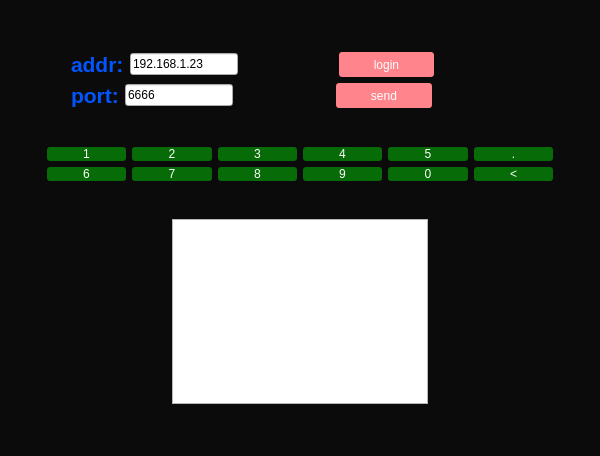
<?xml version="1.0" encoding="UTF-8"?>
<ui version="4.0">
 <class>two</class>
 <widget class="QWidget" name="two">
  <property name="geometry">
   <rect>
    <x>0</x>
    <y>0</y>
    <width>600</width>
    <height>456</height>
   </rect>
  </property>
  <property name="windowTitle">
   <string>Form</string>
  </property>
  <property name="styleSheet">
   <string notr="true">#two {
	background-color: rgb(11, 11, 11);
} 
#two * { 
border-image:url();
 background-color: rgb();
}
</string>
  </property>
  <layout class="QGridLayout" name="gridLayout_2">
   <item row="0" column="0">
    <widget class="QWidget" name="widget" native="true">
     <property name="styleSheet">
      <string notr="true">

#widget { 
	border-image: url(:/new/prefix1/Sample Pictures/Penguins.jpg);
} 
#widget * { 
border-image:url(); 
}

</string>
     </property>
     <layout class="QGridLayout" name="gridLayout">
      <item row="0" column="0">
       <layout class="QVBoxLayout" name="verticalLayout_3">
        <item>
         <spacer name="verticalSpacer_4">
          <property name="orientation">
           <enum>Qt::Vertical</enum>
          </property>
          <property name="sizeHint" stdset="0">
           <size>
            <width>20</width>
            <height>40</height>
           </size>
          </property>
         </spacer>
        </item>
        <item>
         <layout class="QHBoxLayout" name="horizontalLayout_5" stretch="1,9,1">
          <item>
           <spacer name="horizontalSpacer_5">
            <property name="orientation">
             <enum>Qt::Horizontal</enum>
            </property>
            <property name="sizeHint" stdset="0">
             <size>
              <width>40</width>
              <height>20</height>
             </size>
            </property>
           </spacer>
          </item>
          <item>
           <layout class="QVBoxLayout" name="verticalLayout">
            <item>
             <layout class="QHBoxLayout" name="horizontalLayout">
              <item>
               <widget class="QLabel" name="label">
                <property name="text">
                 <string>&lt;!DOCTYPE HTML PUBLIC &quot;-//W3C//DTD HTML 4.0//EN&quot; &quot;http://www.w3.org/TR/REC-html40/strict.dtd&quot;&gt;
&lt;html&gt;&lt;head&gt;&lt;meta name=&quot;qrichtext&quot; content=&quot;1&quot; /&gt;&lt;style type=&quot;text/css&quot;&gt;
p, li { white-space: pre-wrap; }
&lt;/style&gt;&lt;/head&gt;&lt;body style=&quot; font-family:'Sans'; font-size:10pt; font-weight:400; font-style:normal;&quot;&gt;
&lt;table border=&quot;0&quot; style=&quot;-qt-table-type: root; margin-top:4px; margin-bottom:4px; margin-left:4px; margin-right:4px;&quot;&gt;
&lt;tr&gt;
&lt;td style=&quot;border: none;&quot;&gt;
&lt;p style=&quot; margin-top:0px; margin-bottom:0px; margin-left:0px; margin-right:0px; -qt-block-indent:0; text-indent:0px;&quot;&gt;&lt;span style=&quot; font-size:16pt; font-weight:600; color:#0055ff;&quot;&gt;addr:&lt;/span&gt;&lt;/p&gt;&lt;/td&gt;&lt;/tr&gt;&lt;/table&gt;&lt;/body&gt;&lt;/html&gt;</string>
                </property>
               </widget>
              </item>
              <item>
               <widget class="QLineEdit" name="addr_lineEdit">
                <property name="text">
                 <string>192.168.1.23</string>
                </property>
               </widget>
              </item>
              <item>
               <spacer name="horizontalSpacer">
                <property name="orientation">
                 <enum>Qt::Horizontal</enum>
                </property>
                <property name="sizeHint" stdset="0">
                 <size>
                  <width>40</width>
                  <height>20</height>
                 </size>
                </property>
               </spacer>
              </item>
              <item>
               <widget class="QPushButton" name="login">
                <property name="sizePolicy">
                 <sizepolicy hsizetype="MinimumExpanding" vsizetype="MinimumExpanding">
                  <horstretch>0</horstretch>
                  <verstretch>0</verstretch>
                 </sizepolicy>
                </property>
                <property name="focusPolicy">
                 <enum>Qt::NoFocus</enum>
                </property>
                <property name="styleSheet">
                 <string notr="true">QPushButton { background-color: rgb(255, 132, 139); border-radius: 3px;  color: rgb(255, 255, 255);} 
QPushButton:hover { background-color: rgb(245, 69, 234); }</string>
                </property>
                <property name="text">
                 <string>login</string>
                </property>
               </widget>
              </item>
              <item>
               <spacer name="horizontalSpacer_3">
                <property name="orientation">
                 <enum>Qt::Horizontal</enum>
                </property>
                <property name="sizeHint" stdset="0">
                 <size>
                  <width>40</width>
                  <height>20</height>
                 </size>
                </property>
               </spacer>
              </item>
             </layout>
            </item>
            <item>
             <layout class="QHBoxLayout" name="horizontalLayout_2">
              <item>
               <widget class="QLabel" name="label_2">
                <property name="text">
                 <string>&lt;!DOCTYPE HTML PUBLIC &quot;-//W3C//DTD HTML 4.0//EN&quot; &quot;http://www.w3.org/TR/REC-html40/strict.dtd&quot;&gt;
&lt;html&gt;&lt;head&gt;&lt;meta name=&quot;qrichtext&quot; content=&quot;1&quot; /&gt;&lt;style type=&quot;text/css&quot;&gt;
p, li { white-space: pre-wrap; }
&lt;/style&gt;&lt;/head&gt;&lt;body style=&quot; font-family:'Sans'; font-size:10pt; font-weight:400; font-style:normal;&quot;&gt;
&lt;table style=&quot;-qt-table-type: root; margin-top:4px; margin-bottom:4px; margin-left:4px; margin-right:4px;&quot;&gt;
&lt;tr&gt;
&lt;td style=&quot;border: none;&quot;&gt;
&lt;p style=&quot; margin-top:0px; margin-bottom:0px; margin-left:0px; margin-right:0px; -qt-block-indent:0; text-indent:0px;&quot;&gt;&lt;span style=&quot; font-size:16pt; font-weight:600; color:#0055ff;&quot;&gt;port:&lt;/span&gt;&lt;/p&gt;&lt;/td&gt;&lt;/tr&gt;&lt;/table&gt;&lt;/body&gt;&lt;/html&gt;</string>
                </property>
               </widget>
              </item>
              <item>
               <widget class="QLineEdit" name="port_lineEdit">
                <property name="text">
                 <string>6666</string>
                </property>
               </widget>
              </item>
              <item>
               <spacer name="horizontalSpacer_2">
                <property name="orientation">
                 <enum>Qt::Horizontal</enum>
                </property>
                <property name="sizeHint" stdset="0">
                 <size>
                  <width>40</width>
                  <height>20</height>
                 </size>
                </property>
               </spacer>
              </item>
              <item>
               <widget class="QPushButton" name="send">
                <property name="sizePolicy">
                 <sizepolicy hsizetype="MinimumExpanding" vsizetype="MinimumExpanding">
                  <horstretch>0</horstretch>
                  <verstretch>0</verstretch>
                 </sizepolicy>
                </property>
                <property name="focusPolicy">
                 <enum>Qt::NoFocus</enum>
                </property>
                <property name="styleSheet">
                 <string notr="true">QPushButton { background-color: rgb(255, 132, 139); border-radius: 3px;  color: rgb(255, 255, 255);} 
QPushButton:hover { background-color: rgb(245, 69, 234); }</string>
                </property>
                <property name="text">
                 <string>send</string>
                </property>
               </widget>
              </item>
              <item>
               <spacer name="horizontalSpacer_4">
                <property name="orientation">
                 <enum>Qt::Horizontal</enum>
                </property>
                <property name="sizeHint" stdset="0">
                 <size>
                  <width>40</width>
                  <height>20</height>
                 </size>
                </property>
               </spacer>
              </item>
             </layout>
            </item>
           </layout>
          </item>
          <item>
           <spacer name="horizontalSpacer_6">
            <property name="orientation">
             <enum>Qt::Horizontal</enum>
            </property>
            <property name="sizeHint" stdset="0">
             <size>
              <width>40</width>
              <height>20</height>
             </size>
            </property>
           </spacer>
          </item>
         </layout>
        </item>
        <item>
         <spacer name="verticalSpacer">
          <property name="orientation">
           <enum>Qt::Vertical</enum>
          </property>
          <property name="sizeHint" stdset="0">
           <size>
            <width>20</width>
            <height>40</height>
           </size>
          </property>
         </spacer>
        </item>
        <item>
         <layout class="QHBoxLayout" name="horizontalLayout_6" stretch="1,19,1">
          <item>
           <spacer name="horizontalSpacer_7">
            <property name="orientation">
             <enum>Qt::Horizontal</enum>
            </property>
            <property name="sizeHint" stdset="0">
             <size>
              <width>40</width>
              <height>20</height>
             </size>
            </property>
           </spacer>
          </item>
          <item>
           <layout class="QVBoxLayout" name="verticalLayout_2">
            <item>
             <layout class="QHBoxLayout" name="horizontalLayout_3">
              <item>
               <widget class="QPushButton" name="pushButton">
                <property name="sizePolicy">
                 <sizepolicy hsizetype="MinimumExpanding" vsizetype="Fixed">
                  <horstretch>0</horstretch>
                  <verstretch>0</verstretch>
                 </sizepolicy>
                </property>
                <property name="focusPolicy">
                 <enum>Qt::NoFocus</enum>
                </property>
                <property name="styleSheet">
                 <string notr="true">QPushButton { background-color: rgb(0, 255, 0,100);; border-radius: 3px;  color: rgb(255, 255, 255);} 

QPushButton:hover { background-color: rgb(170, 255, 0,100); }

</string>
                </property>
                <property name="text">
                 <string>1</string>
                </property>
               </widget>
              </item>
              <item>
               <widget class="QPushButton" name="pushButton_3">
                <property name="sizePolicy">
                 <sizepolicy hsizetype="MinimumExpanding" vsizetype="Fixed">
                  <horstretch>0</horstretch>
                  <verstretch>0</verstretch>
                 </sizepolicy>
                </property>
                <property name="focusPolicy">
                 <enum>Qt::NoFocus</enum>
                </property>
                <property name="styleSheet">
                 <string notr="true">QPushButton { background-color: rgb(0, 255, 0,100);; border-radius: 3px;  color: rgb(255, 255, 255);} 

QPushButton:hover { background-color: rgb(170, 255, 0,100); }

</string>
                </property>
                <property name="text">
                 <string>2</string>
                </property>
               </widget>
              </item>
              <item>
               <widget class="QPushButton" name="pushButton_2">
                <property name="sizePolicy">
                 <sizepolicy hsizetype="MinimumExpanding" vsizetype="Fixed">
                  <horstretch>0</horstretch>
                  <verstretch>0</verstretch>
                 </sizepolicy>
                </property>
                <property name="focusPolicy">
                 <enum>Qt::NoFocus</enum>
                </property>
                <property name="styleSheet">
                 <string notr="true">QPushButton { background-color: rgb(0, 255, 0,100);; border-radius: 3px;  color: rgb(255, 255, 255);} 

QPushButton:hover { background-color: rgb(170, 255, 0,100); }

</string>
                </property>
                <property name="text">
                 <string>3</string>
                </property>
               </widget>
              </item>
              <item>
               <widget class="QPushButton" name="pushButton_4">
                <property name="sizePolicy">
                 <sizepolicy hsizetype="MinimumExpanding" vsizetype="Fixed">
                  <horstretch>0</horstretch>
                  <verstretch>0</verstretch>
                 </sizepolicy>
                </property>
                <property name="focusPolicy">
                 <enum>Qt::NoFocus</enum>
                </property>
                <property name="styleSheet">
                 <string notr="true">QPushButton { background-color: rgb(0, 255, 0,100);; border-radius: 3px;  color: rgb(255, 255, 255);} 

QPushButton:hover { background-color: rgb(170, 255, 0,100); }

</string>
                </property>
                <property name="text">
                 <string>4</string>
                </property>
               </widget>
              </item>
              <item>
               <widget class="QPushButton" name="pushButton_5">
                <property name="sizePolicy">
                 <sizepolicy hsizetype="MinimumExpanding" vsizetype="Fixed">
                  <horstretch>0</horstretch>
                  <verstretch>0</verstretch>
                 </sizepolicy>
                </property>
                <property name="focusPolicy">
                 <enum>Qt::NoFocus</enum>
                </property>
                <property name="styleSheet">
                 <string notr="true">QPushButton { background-color: rgb(0, 255, 0,100);; border-radius: 3px;  color: rgb(255, 255, 255);} 

QPushButton:hover { background-color: rgb(170, 255, 0,100); }

</string>
                </property>
                <property name="text">
                 <string>5</string>
                </property>
               </widget>
              </item>
              <item>
               <widget class="QPushButton" name="pushButton_11">
                <property name="sizePolicy">
                 <sizepolicy hsizetype="MinimumExpanding" vsizetype="Fixed">
                  <horstretch>0</horstretch>
                  <verstretch>0</verstretch>
                 </sizepolicy>
                </property>
                <property name="focusPolicy">
                 <enum>Qt::NoFocus</enum>
                </property>
                <property name="styleSheet">
                 <string notr="true">QPushButton { background-color: rgb(0, 255, 0,100);; border-radius: 3px;  color: rgb(255, 255, 255);} 

QPushButton:hover { background-color: rgb(170, 255, 0,100); }

</string>
                </property>
                <property name="text">
                 <string>.</string>
                </property>
               </widget>
              </item>
             </layout>
            </item>
            <item>
             <layout class="QHBoxLayout" name="horizontalLayout_4">
              <item>
               <widget class="QPushButton" name="pushButton_6">
                <property name="sizePolicy">
                 <sizepolicy hsizetype="MinimumExpanding" vsizetype="Fixed">
                  <horstretch>0</horstretch>
                  <verstretch>0</verstretch>
                 </sizepolicy>
                </property>
                <property name="focusPolicy">
                 <enum>Qt::NoFocus</enum>
                </property>
                <property name="styleSheet">
                 <string notr="true">QPushButton { background-color: rgb(0, 255, 0,100);; border-radius: 3px;  color: rgb(255, 255, 255);} 

QPushButton:hover { background-color: rgb(170, 255, 0,100); }

</string>
                </property>
                <property name="text">
                 <string>6</string>
                </property>
               </widget>
              </item>
              <item>
               <widget class="QPushButton" name="pushButton_8">
                <property name="sizePolicy">
                 <sizepolicy hsizetype="MinimumExpanding" vsizetype="Fixed">
                  <horstretch>0</horstretch>
                  <verstretch>0</verstretch>
                 </sizepolicy>
                </property>
                <property name="focusPolicy">
                 <enum>Qt::NoFocus</enum>
                </property>
                <property name="styleSheet">
                 <string notr="true">QPushButton { background-color: rgb(0, 255, 0,100);; border-radius: 3px;  color: rgb(255, 255, 255);} 

QPushButton:hover { background-color: rgb(170, 255, 0,100); }

</string>
                </property>
                <property name="text">
                 <string>7</string>
                </property>
               </widget>
              </item>
              <item>
               <widget class="QPushButton" name="pushButton_9">
                <property name="sizePolicy">
                 <sizepolicy hsizetype="MinimumExpanding" vsizetype="Fixed">
                  <horstretch>0</horstretch>
                  <verstretch>0</verstretch>
                 </sizepolicy>
                </property>
                <property name="focusPolicy">
                 <enum>Qt::NoFocus</enum>
                </property>
                <property name="styleSheet">
                 <string notr="true">QPushButton { background-color: rgb(0, 255, 0,100);; border-radius: 3px;  color: rgb(255, 255, 255);} 

QPushButton:hover { background-color: rgb(170, 255, 0,100); }

</string>
                </property>
                <property name="text">
                 <string>8</string>
                </property>
               </widget>
              </item>
              <item>
               <widget class="QPushButton" name="pushButton_7">
                <property name="sizePolicy">
                 <sizepolicy hsizetype="MinimumExpanding" vsizetype="Fixed">
                  <horstretch>0</horstretch>
                  <verstretch>0</verstretch>
                 </sizepolicy>
                </property>
                <property name="focusPolicy">
                 <enum>Qt::NoFocus</enum>
                </property>
                <property name="styleSheet">
                 <string notr="true">QPushButton { background-color: rgb(0, 255, 0,100);; border-radius: 3px;  color: rgb(255, 255, 255);} 

QPushButton:hover { background-color: rgb(170, 255, 0,100); }

</string>
                </property>
                <property name="text">
                 <string>9</string>
                </property>
               </widget>
              </item>
              <item>
               <widget class="QPushButton" name="pushButton_10">
                <property name="sizePolicy">
                 <sizepolicy hsizetype="MinimumExpanding" vsizetype="Fixed">
                  <horstretch>0</horstretch>
                  <verstretch>0</verstretch>
                 </sizepolicy>
                </property>
                <property name="focusPolicy">
                 <enum>Qt::NoFocus</enum>
                </property>
                <property name="styleSheet">
                 <string notr="true">QPushButton { background-color: rgb(0, 255, 0,100);; border-radius: 3px;  color: rgb(255, 255, 255);} 

QPushButton:hover { background-color: rgb(170, 255, 0,100); }

</string>
                </property>
                <property name="text">
                 <string>0</string>
                </property>
               </widget>
              </item>
              <item>
               <widget class="QPushButton" name="pushButton_12">
                <property name="sizePolicy">
                 <sizepolicy hsizetype="MinimumExpanding" vsizetype="Fixed">
                  <horstretch>0</horstretch>
                  <verstretch>0</verstretch>
                 </sizepolicy>
                </property>
                <property name="focusPolicy">
                 <enum>Qt::NoFocus</enum>
                </property>
                <property name="styleSheet">
                 <string notr="true">QPushButton { background-color: rgb(0, 255, 0,100);; border-radius: 3px;  color: rgb(255, 255, 255);} 

QPushButton:hover { background-color: rgb(170, 255, 0,100); }

</string>
                </property>
                <property name="text">
                 <string>&lt;</string>
                </property>
               </widget>
              </item>
             </layout>
            </item>
           </layout>
          </item>
          <item>
           <spacer name="horizontalSpacer_8">
            <property name="orientation">
             <enum>Qt::Horizontal</enum>
            </property>
            <property name="sizeHint" stdset="0">
             <size>
              <width>40</width>
              <height>20</height>
             </size>
            </property>
           </spacer>
          </item>
         </layout>
        </item>
        <item>
         <spacer name="verticalSpacer_2">
          <property name="orientation">
           <enum>Qt::Vertical</enum>
          </property>
          <property name="sizeHint" stdset="0">
           <size>
            <width>20</width>
            <height>40</height>
           </size>
          </property>
         </spacer>
        </item>
        <item>
         <layout class="QHBoxLayout" name="horizontalLayout_7">
          <item>
           <spacer name="horizontalSpacer_9">
            <property name="orientation">
             <enum>Qt::Horizontal</enum>
            </property>
            <property name="sizeHint" stdset="0">
             <size>
              <width>40</width>
              <height>20</height>
             </size>
            </property>
           </spacer>
          </item>
          <item>
           <widget class="QTextBrowser" name="textBrowser"/>
          </item>
          <item>
           <spacer name="horizontalSpacer_10">
            <property name="orientation">
             <enum>Qt::Horizontal</enum>
            </property>
            <property name="sizeHint" stdset="0">
             <size>
              <width>40</width>
              <height>20</height>
             </size>
            </property>
           </spacer>
          </item>
         </layout>
        </item>
        <item>
         <spacer name="verticalSpacer_3">
          <property name="orientation">
           <enum>Qt::Vertical</enum>
          </property>
          <property name="sizeHint" stdset="0">
           <size>
            <width>20</width>
            <height>40</height>
           </size>
          </property>
         </spacer>
        </item>
       </layout>
      </item>
     </layout>
    </widget>
   </item>
  </layout>
 </widget>
 <resources/>
 <connections/>
</ui>
